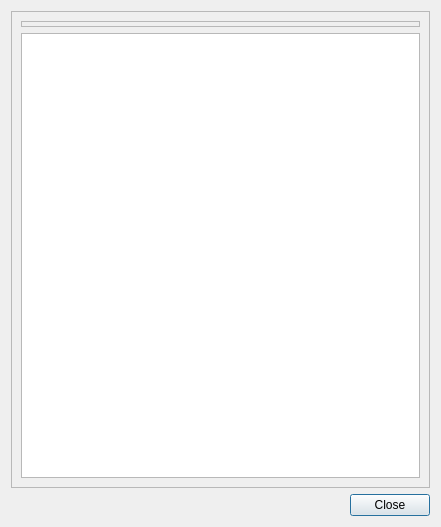
<?xml version="1.0" encoding="UTF-8"?>
<ui version="4.0">
 <class>IntersectionsDialog</class>
 <widget class="QDialog" name="IntersectionsDialog">
  <property name="geometry">
   <rect>
    <x>0</x>
    <y>0</y>
    <width>441</width>
    <height>527</height>
   </rect>
  </property>
  <property name="windowTitle">
   <string>Intersections</string>
  </property>
  <layout class="QVBoxLayout" name="verticalLayout">
   <item>
    <widget class="QFrame" name="frame">
     <property name="frameShape">
      <enum>QFrame::StyledPanel</enum>
     </property>
     <property name="frameShadow">
      <enum>QFrame::Raised</enum>
     </property>
     <layout class="QVBoxLayout" name="verticalLayout_2">
      <item>
       <widget class="QFrame" name="toolBarFrame">
        <property name="frameShape">
         <enum>QFrame::StyledPanel</enum>
        </property>
        <property name="frameShadow">
         <enum>QFrame::Raised</enum>
        </property>
        <layout class="QHBoxLayout" name="toolBarHorizontalLayout">
         <property name="margin">
          <number>2</number>
         </property>
        </layout>
       </widget>
      </item>
      <item>
       <widget class="QListView" name="intersectionsListView"/>
      </item>
     </layout>
    </widget>
   </item>
   <item>
    <widget class="QDialogButtonBox" name="buttonBox">
     <property name="orientation">
      <enum>Qt::Horizontal</enum>
     </property>
     <property name="standardButtons">
      <set>QDialogButtonBox::Close</set>
     </property>
    </widget>
   </item>
  </layout>
 </widget>
 <resources/>
 <connections>
  <connection>
   <sender>buttonBox</sender>
   <signal>accepted()</signal>
   <receiver>IntersectionsDialog</receiver>
   <slot>accept()</slot>
   <hints>
    <hint type="sourcelabel">
     <x>248</x>
     <y>254</y>
    </hint>
    <hint type="destinationlabel">
     <x>157</x>
     <y>274</y>
    </hint>
   </hints>
  </connection>
  <connection>
   <sender>buttonBox</sender>
   <signal>rejected()</signal>
   <receiver>IntersectionsDialog</receiver>
   <slot>reject()</slot>
   <hints>
    <hint type="sourcelabel">
     <x>316</x>
     <y>260</y>
    </hint>
    <hint type="destinationlabel">
     <x>286</x>
     <y>274</y>
    </hint>
   </hints>
  </connection>
 </connections>
</ui>
